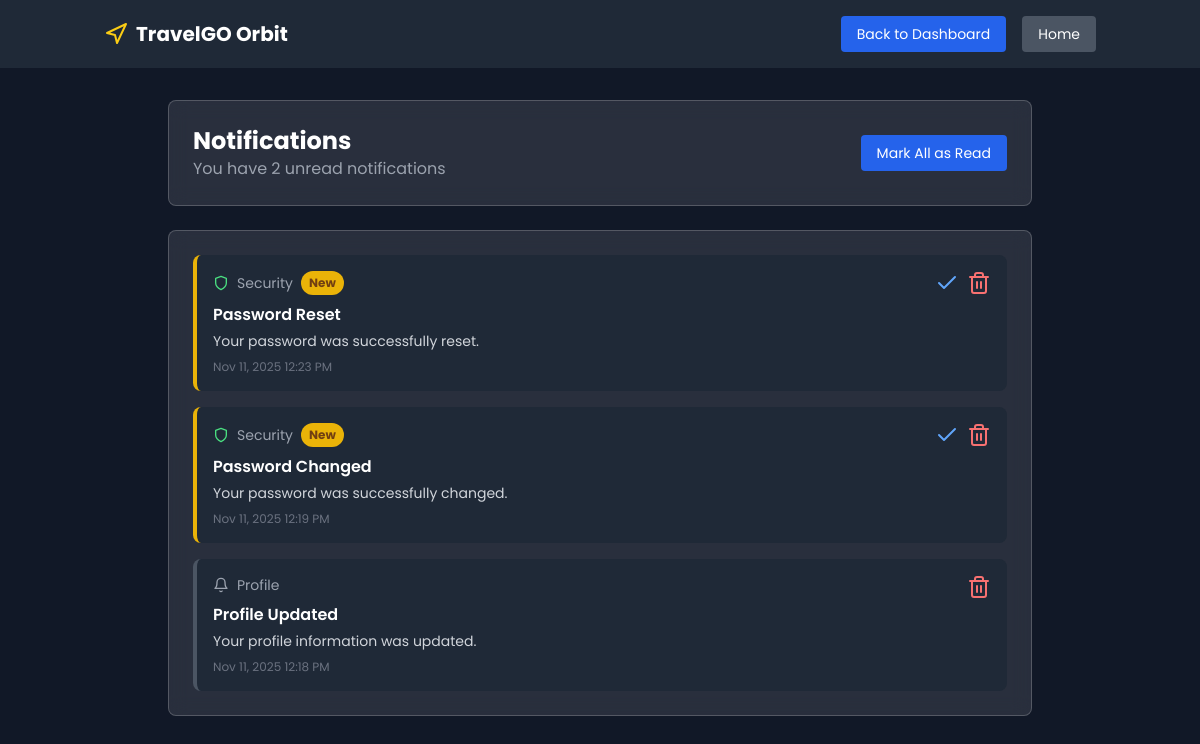
Screenshot of /notifications.php (signed in) with the database file from the repository.
### tables this page shows
CREATE TABLE `notifications` (
  `id` int(11) NOT NULL,
  `user_id` int(11) NOT NULL,
  `type` enum('booking','security','promotion','system','profile') NOT NULL,
  `title` varchar(255) NOT NULL,
  `message` text NOT NULL,
  `is_read` tinyint(1) DEFAULT 0,
  `action_url` varchar(500) DEFAULT NULL,
  `created_at` timestamp NOT NULL DEFAULT current_timestamp()
);

### notifications.php (the view, shortened to what this page needs)
<?php
require 'connection.php';
$page = isset($_GET['page']) ? max(1, (int)$_GET['page']) : 1;
$limit = 10;
$offset = ($page - 1) * $limit;
$stmt = $pdo->prepare("SELECT COUNT(*) as total FROM notifications WHERE user_id = ?");
$stmt->execute([$_SESSION['user_id']]);
$total_notifications = $stmt->fetch()['total'];
$stmt = $pdo->prepare("
    SELECT * FROM notifications
    WHERE user_id = ?
    ORDER BY created_at DESC
    LIMIT ? OFFSET ?
");
$stmt->execute([$_SESSION['user_id'], $limit, $offset]);
$notifications = $stmt->fetchAll();
$stmt = $pdo->prepare("SELECT COUNT(*) as unread FROM notifications WHERE user_id = ? AND is_read = FALSE");
$stmt->execute([$_SESSION['user_id']]);
$unread_count = $stmt->fetch()['unread'];
?>
<!DOCTYPE html>
<html lang="en">
<head>
    <script src="https://cdn.tailwindcss.com"></script>
</head>
<body class="min-h-screen bg-gray-900">
    <nav class="bg-gray-800 text-white py-4">
        <div class="container mx-auto px-4 flex justify-between items-center">
            <div class="flex items-center space-x-2">
                <a href="index.php" class="flex items-center space-x-2">
                    <i data-feather="navigation" class="text-yellow-400"></i>
                    <span class="text-xl font-bold">TravelGO Orbit</span>
                </a>
            </div>
            <div class="flex items-center space-x-4">
                <a href="dashboard.php" class="bg-blue-600 hover:bg-blue-700 text-white px-4 py-2 rounded text-sm transition-colors">
                    Back to Dashboard
                </a>
                <a href="index.php" class="bg-gray-600 hover:bg-gray-700 text-white px-4 py-2 rounded text-sm transition-colors">
                    Home
                </a>
            </div>
        </div>
    </nav>
    <div class="container mx-auto px-4 py-8 max-w-4xl">
        <div class="card-dark rounded-lg p-6 mb-6">
            <div class="flex justify-between items-center">
                <div>
                    <h1 class="text-2xl font-bold">Notifications</h1>
                    <p class="text-gray-400">You have <?= $unread_count ?> unread notifications</p>
                </div>
                <?php if ($total_notifications > 0): ?>
                <form method="POST">
                    <button type="submit" class="bg-blue-600 hover:bg-blue-700 text-white px-4 py-2 rounded text-sm transition-colors">
                        Mark All as Read
                    </button>
                </form>
                <?php endif; ?>
            </div>
        </div>
        <div class="card-dark rounded-lg p-6">
            <?php if (empty($notifications)): ?>
                <div class="text-center py-12">
                    <i data-feather="bell-off" class="w-16 h-16 text-gray-400 mx-auto mb-4"></i>
                    <h3 class="text-xl font-bold text-white mb-2">No notifications</h3>
                    <p class="text-gray-400">You're all caught up! Check back later for new notifications.</p>
                </div>
            <?php else: ?>
                <div class="space-y-4">
                    <?php foreach ($notifications as $notification): ?>
                        <div class="flex items-start justify-between p-4 bg-gray-800 rounded-lg border-l-4 <?= $notification['is_read'] ? 'border-gray-600' : 'border-yellow-500' ?>">
                            <div class="flex-1">
                                <div class="flex items-center space-x-2 mb-2">
                                    <?php
                                    $icon = 'bell';
                                    $color = 'text-gray-400';
                                    switch ($notification['type']) {
                                        case 'security':
                                            $icon = 'shield';
                                            $color = 'text-green-400';
                                            break;
                                    }
                                    ?>
                                    <i data-feather="<?= $icon ?>" class="w-4 h-4 <?= $color ?>"></i>
                                    <span class="text-sm text-gray-400 capitalize"><?= $notification['type'] ?></span>
                                    <?php if (!$notification['is_read']): ?>
                                        <span class="bg-yellow-500 text-yellow-900 text-xs px-2 py-1 rounded-full font-bold">New</span>
                                    <?php endif; ?>
                                </div>
                                <h3 class="font-semibold text-white mb-1"><?= htmlspecialchars($notification['title']) ?></h3>
                                <p class="text-gray-300 text-sm mb-2"><?= htmlspecialchars($notification['message']) ?></p>
                                <p class="text-gray-500 text-xs"><?= date('M j, Y g:i A', strtotime($notification['created_at'])) ?></p>
                            </div>
                            <div class="flex space-x-2 ml-4">
                                <?php if (!$notification['is_read']): ?>
                                    <form method="POST" class="inline">
                                        <button type="submit" class="text-blue-400 hover:text-blue-300 text-sm" title="Mark as read">
                                            <i data-feather="check"></i>
                                        </button>
                                    </form>
                                <?php endif; ?>
                                <form method="POST" class="inline">
                                    <button type="submit" class="text-red-400 hover:text-red-300 text-sm" title="Delete">
                                        <i data-feather="trash-2"></i>
                                    </button>
                                </form>
                            </div>
                        </div>
                    <?php endforeach; ?>
                </div>
            <?php endif; ?>
        </div>
    </div>
</body>
</html>

### notifications.php (style rules this page uses)
body { font-family: 'Poppins', sans-serif; background-color: #111827; color: #ffffff; }
.card-dark { background: rgba(255, 255, 255, 0.1); backdrop-filter: blur(10px); border: 1px solid rgba(255, 255, 255, 0.2); }

### rows the page displays
notifications: type "Security", is_read "New", title "Password Reset", message "Your password was successfully reset.", created_at "Nov 11, 2025 12:23 PM"
notifications: type "Security", is_read "New", title "Password Changed", message "Your password was successfully changed.", created_at "Nov 11, 2025 12:19 PM"
notifications: type "Profile", title "Profile Updated", message "Your profile information was updated.", created_at "Nov 11, 2025 12:18 PM"

### other values shown
$unread_count "2"
